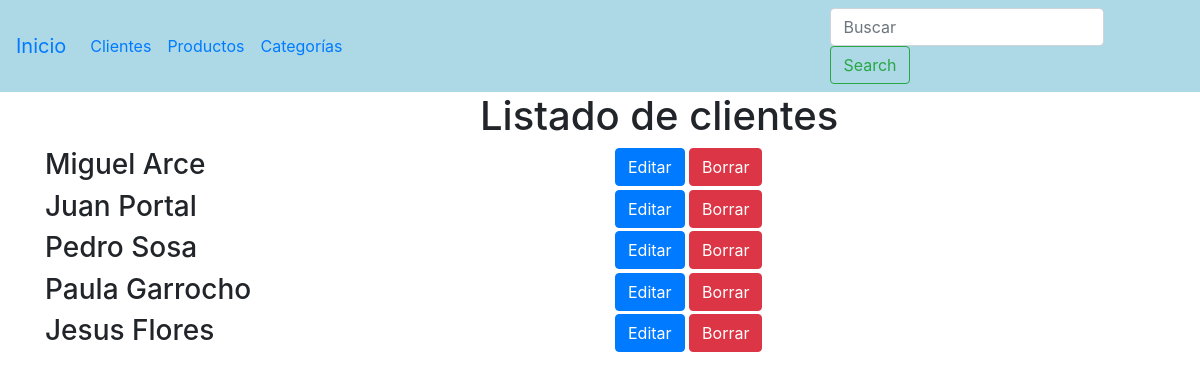
The app's page /cliente/lista_clientes/, older data.
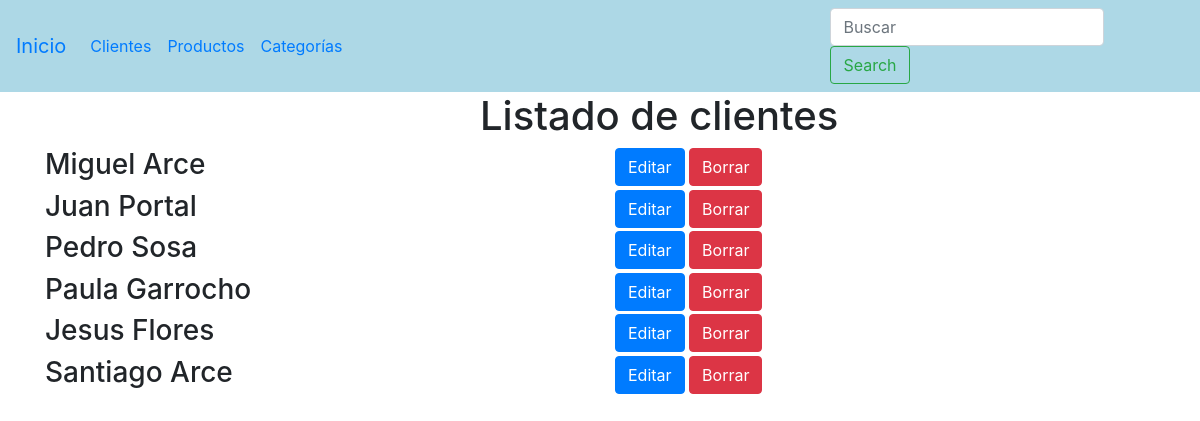
The same page, newer data.
### cliente/models.py (models this page shows, shortened)
class Cliente(models.Model):
    nombre=models.CharField(max_length=50)
    direccion=models.CharField(max_length=50)
    telefono=models.CharField(max_length=15)
    email=models.EmailField()
    created=models.DateTimeField(auto_now_add=True)
    class Meta:
        verbose_name="Cliente"
        verbose_name_plural="Clientes"

### cliente/views.py (the view)
# urls.py: path('lista_clientes/', views.lista_clientes, name="lista_clientes"),
def lista_clientes(request):
    clientes=Cliente.objects.all()
    return render(request, "cliente/list_cliente.html",{"clientes": clientes})

### templates/cliente/list_cliente.html (shortened to what this page needs)
{% extends 'base.html' %}
{% block contenido %}
<h1 style="margin-left:30rem">Listado de clientes</h1>
{% for cliente in clientes%}
    <div class="container">
        <div class="row">
            <div class="col-sm">
                   <h3>{{cliente.nombre}}</h3>
            </div>
            <div class="col-sm">
                <a href="/products/update-product/{{product.id}}" class="btn btn-primary">Editar</a>
                <a href="/products/delete-product/{{product.id}}/" class="btn btn-danger">Borrar</a>
            </div>
        </div>
    </div>
{% endfor %}
{% endblock %}

Row changes from the older to the newer data that the page shows:
added Cliente: nombre "Santiago Arce"
